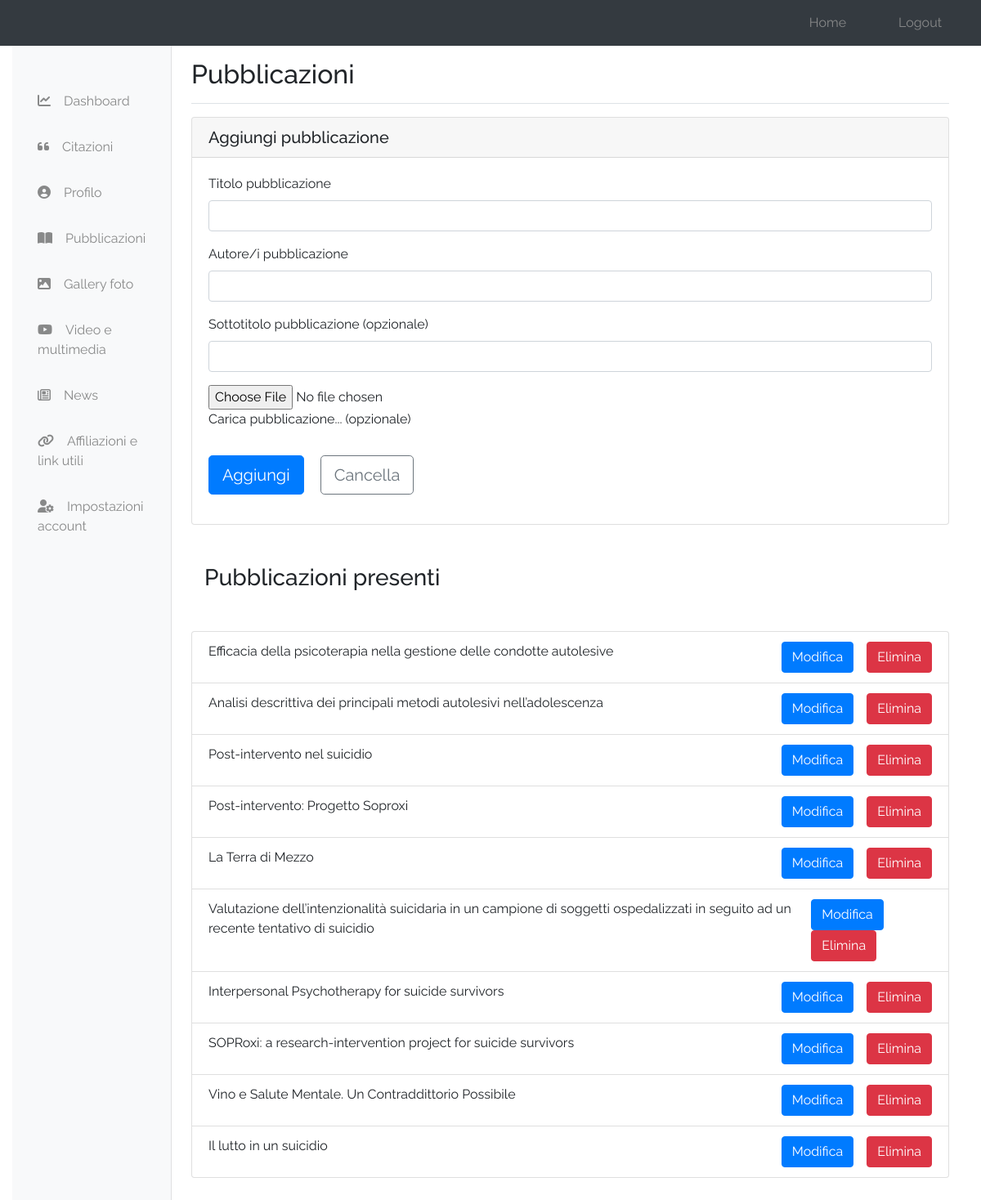
Screenshot of /admin/index.php?pubs (signed in) with the database file from the repository.
### tables this page shows
CREATE TABLE `pubblicazioni` (
  `pub_id` int(11) NOT NULL,
  `pub_title` varchar(200) NOT NULL,
  `pub_subtitle` varchar(255) DEFAULT NULL,
  `pub_autor` varchar(200) NOT NULL,
  `pub_link` varchar(200) DEFAULT NULL
);

### resources/templates/back/pubs.php (the view, shortened to what this page needs)
<?php $pubs = get_pubs(); ?>
<div class="card mb-5">
    <div class="card-header h5">Aggiungi pubblicazione</div>
    <div class="card-body">
        <form id="pubForm" action="" method="POST" enctype="multipart/form-data" class="needs-validation" novalidate>
            <div class="form-group">
                <label for="title" class="form-label">Titolo pubblicazione</label>
                <input type="text" name="title" class="form-control" id="title" required>
            </div>
            <div class="form-group">
                <label for="autore" class="form-label">Autore/i pubblicazione</label>
                <input type="text" name="autore" class="form-control" id="autore" required>
            </div>
            <div class="form-group">
                <label for="sub" class="form-label">Sottotitolo pubblicazione (opzionale)</label>
                <input type="text" name="sub" class="form-control" id="sub">
            </div>
            <div class="form-group mb-3">
                <input type="file" class="form-control-file" id="pubLink" name="pubLink">
                <label class="form-label" for="pubLink">Carica pubblicazione... (opzionale)</label>
            </div>
            <div class="form-group mt-4">
                <button name="addPub" type="submit" class="btn btn-primary btn-lg mr-3">Aggiungi</button>
                <button name="reset" type="reset" class="btn btn-outline-secondary btn-lg" onClick="formReset('pubForm')">Cancella</button>
            </div>
        </form>
    </div>
</div>
<h3 class="my-5 ml-3">Pubblicazioni presenti</h3>
<ul class="list-group mb-5">
    <?php
    for($i=0; $i<count($pubs); $i++) {
        echo "<li class='list-group-item d-flex justify-content-between'>{$pubs[$i]['pub_title']}<div><a href='../admin/index.php?edit_pub&id={$pubs[$i]['pub_id']}' role='button' class='btn btn-primary mr-3'>Modifica</a><a href='../admin/index.php?delete_pub&id={$pubs[$i]['pub_id']}&link={$pubs[$i]['pub_link']}' role='button' class='btn btn-danger'>Elimina</a></div></li>";
    }
    ?>
</ul>

### css/style.css (style rules this page uses)
body { background-color: #FFF; font-family: 'Raleway', sans-serif !important; min-height: 100%; }

### rows the page displays
pubblicazioni: pub_title "Efficacia della psicoterapia nella gestione delle condotte autolesive"
pubblicazioni: pub_title "Analisi descrittiva dei principali metodi autolesivi nell’adolescenza"
pubblicazioni: pub_title "Post-intervento nel suicidio"
pubblicazioni: pub_title "Post-intervento: Progetto Soproxi"
pubblicazioni: pub_title "La Terra di Mezzo"
pubblicazioni: pub_title "Valutazione dell’intenzionalità suicidaria in un campione di soggetti ospedalizzati in seguito ad un recente tentativo di suicidio"
pubblicazioni: pub_title "Interpersonal Psychotherapy for suicide survivors"
pubblicazioni: pub_title "SOPRoxi: a research-intervention project for suicide survivors"
pubblicazioni: pub_title "Vino e Salute Mentale. Un Contraddittorio Possibile"
pubblicazioni: pub_title "Il lutto in un suicidio"

### other values shown
$title "Pubblicazioni"
